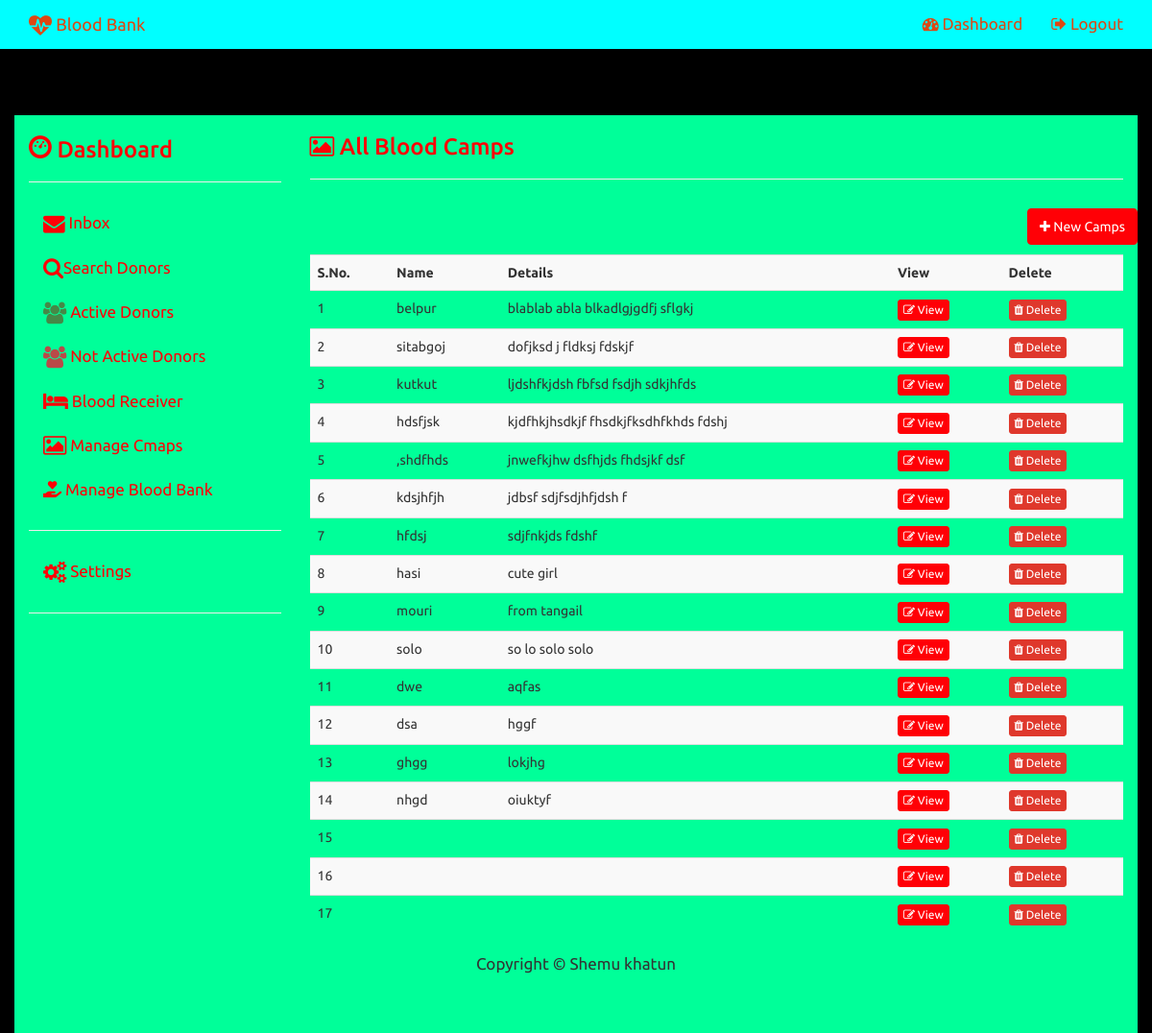
Screenshot of /admin_manage_camps.php (signed in) with the database file from the repository.
### tables this page shows
CREATE TABLE `camps` (
  `id` int(5) NOT NULL,
  `name` varchar(20) NOT NULL,
  `details` varchar(200) NOT NULL,
  `image` varchar(150) NOT NULL
);

### admin_function.php (the view, shortened to what this page needs)
<?php
function load_camps($sql,$con)
{
	echo '
				<table class="table table-striped">
				<tr>
				<th>S.No.</th>
				<th>Name</th>
				<th>Details</th>
				<th>View</th>
				<th>Delete</th>
				</tr>';
							$result=$con->query($sql);
							$n=0;
							if($result->num_rows>0)
							{
								while($row=$result->fetch_assoc())
								{
									$n++;
									echo "<tr>";
									echo "<td>".$n."</td>";
									echo "<td>".$row['name']."</td>";
									echo "<td>".$row['details']."</td>";
									echo "<td><a href='admin_view_camps.php?id=".$row['id']."' class='btn btn-primary btn-xs'><i class='fa fa-edit'></i> View</a></td>";
									echo "<td><a href='admin_delete_camps.php?id=".$row['id']."' class='btn btn-danger btn-xs'><i class='fa fa-trash'></i> Delete</a></td>";
									echo "</tr>";
								}
							}
							else
							{
								echo "<div >No Camps available</div>";
							}
			echo'</table>';
}
?>

### css/modern-business.css (style rules this page uses)
html, body { height: 100%; }
body { padding-top: 50px; }
.navbar-default,.panel-heading,.btn-primary { background-color:#ff0006 !important; border-color:#ff0006 !important; }

### rows the page displays
camps: name "belpur", details "blablab abla blkadlgjgdfj sflgkj"
camps: name "sitabgoj", details "dofjksd j fldksj fdskjf"
camps: name "kutkut", details "ljdshfkjdsh fbfsd fsdjh sdkjhfds"
camps: name "hdsfjsk", details "kjdfhkjhsdkjf fhsdkjfksdhfkhds fdshj"
camps: name ",shdfhds", details "jnwefkjhw dsfhjds fhdsjkf dsf"
camps: name "kdsjhfjh", details "jdbsf sdjfsdjhfjdsh f"
camps: name "hfdsj", details "sdjfnkjds fdshf"
camps: name "hasi", details "cute girl"
camps: name "mouri", details "from tangail"
camps: name "solo", details "so lo solo solo"
camps: name "dwe", details "aqfas"
camps: name "dsa", details "hggf"
camps: name "ghgg", details "lokjhg"
camps: name "nhgd", details "oiuktyf"
